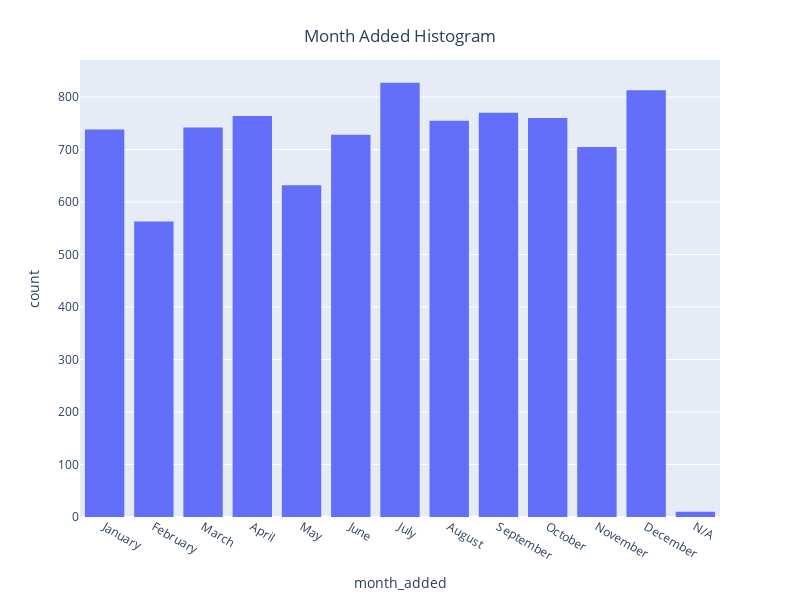

The cell this chart's notebook holds for it:
### Markdown cell above
I would like to explore further with the date_added column. Does Netflix add more content to their website during specific months? We can use a histogram to plot the month_added column to answer this.

### Code cell
fig = px.histogram(data_import, x="month_added",width=800, height=600, category_orders={'month_added':["January", "February", "March", "April",
                                                               "May", "June", "July", "August", 
                                                               "September", "October", "November", "December"]})
fig.update_layout(bargap=0.2, title={'text':'Month Added Histogram',
                                     'y':0.95,
                                     'x':0.5,
                                     'xanchor':'center',
                                     'yanchor':'top'})
fig.show()

### Figure 1 — Plotly figure (JSON) as saved in the notebook; plotly's stock layout.template omitted (floating-point values rounded to 4 significant figures; data arrays with more than 128 entries replaced by an {"elided": "..."} marker saying what was removed)
{"data": [{"alignmentgroup": "True", "bingroup": "x", "hovertemplate": "month_added=%{x}<br>count=%{y}<extra></extra>", "legendgroup": "", "marker": {"color": "#636efa", "pattern": {"shape": ""}}, "name": "", "offsetgroup": "", "orientation": "v", "showlegend": false, "type": "histogram", "x": {"elided": "8807 str values"}, "xaxis": "x", "yaxis": "y"}], "layout": {"bargap": 0.2, "barmode": "relative", "height": 600, "legend": {"tracegroupgap": 0}, "margin": {"t": 60}, "title": {"text": "Month Added Histogram", "x": 0.5, "xanchor": "center", "y": 0.95, "yanchor": "top"}, "width": 800, "xaxis": {"anchor": "y", "categoryarray": ["January", "February", "March", "April", "May", "June", "July", "August", "September", "October", "November", "December"], "categoryorder": "array", "domain": [0, 1], "title": {"text": "month_added"}}, "yaxis": {"anchor": "x", "domain": [0, 1], "title": {"text": "count"}}}}
